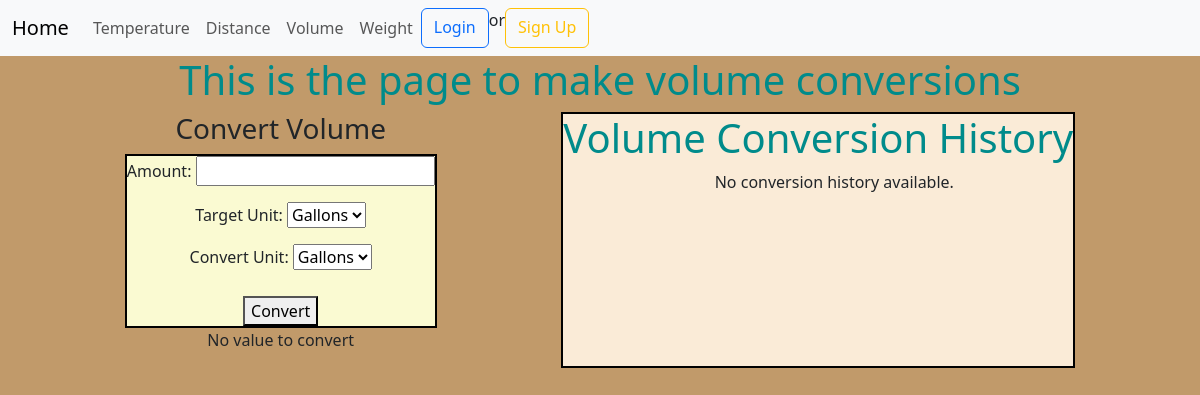
Before: /volume/ with the older database file.
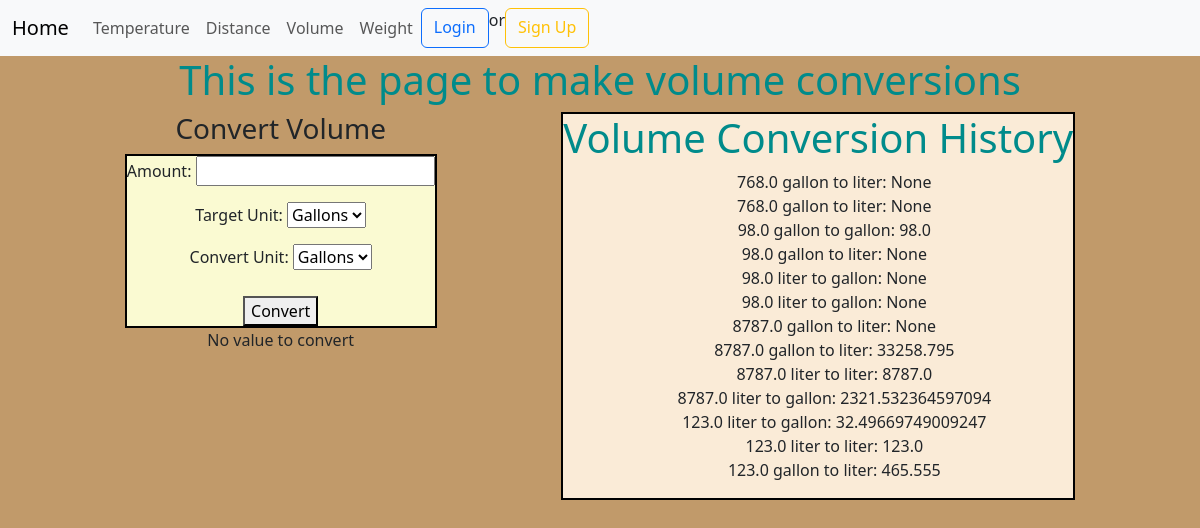
After: the same page with the newer database file.
### pages/models.py (models this page shows, shortened)
class ConversionHistory(models.Model):
    category = models.CharField(max_length=50)
    targetUnit = models.CharField(max_length=50)
    convertUnit = models.CharField(max_length=50)
    amount = models.FloatField()
    result = models.FloatField(null=True, blank=True)
    created_at = models.DateTimeField(null=True, auto_now_add=True)

### pages/views.py (the view)
# urls.py: path('volume/', views.volume_view, name="volume"),
def volume_view(request):
    form = VolumeConversionForm()
    converted_value = None
    category = "volume"
    if request.method == 'POST':
        form = VolumeConversionForm(request.POST)
        if form.is_valid():
            print("form is valid") #check if code works
            amount = form.cleaned_data['amount']
            targetUnit = form.cleaned_data['targetUnit']
            convertUnit = form.cleaned_data['convertUnit']
            print(f"Amount: {amount}, Target Unit: {targetUnit}, Convert Unit: {convertUnit}, Category: {category}")
            converted_value = perform_volume_conversion(amount, targetUnit, convertUnit)
            conversion_record = ConversionHistory(
                amount = amount,
                targetUnit = targetUnit,
                convertUnit = convertUnit,
                category = category,
                result = converted_value
            )
            conversion_record.save()
    else:
        print(form.errors) # log error
        form = VolumeConversionForm()
    form.fields['category'].initial = category
    history = ConversionHistory.objects.filter(category='volume') #get conversion history
    return render(request, 'pages/volume.html', {'form': form, 'history': history, 'converted_value':converted_value})

### pages/forms.py
class VolumeConversionForm(forms.Form):
    model = ConversionHistory
    amount = forms.FloatField(label='Amount', min_value=0)
    targetUnit = forms.ChoiceField(
        label='Target Unit',
        choices=[
            ('gallon', 'Gallons'),
            ('liter', 'Liters'),
        ])
    convertUnit = forms.ChoiceField(
        label='Convert Unit',
        choices=[
            ('gallon', 'Gallons'),
            ('liter', 'Liters'),
        ])
    category = forms.CharField(widget=forms.HiddenInput())
    fields = ['targetUnit','amount','convertUnit','category','result']

### templates/pages/volume.html (shortened to what this page needs)
{% extends 'base.html' %}
{% load static %}
{% block css %}
    <link rel="stylesheet" href="{% static 'css/base.css' %}">
{% endblock css %}
{% block content %}
<h1>This is the page to make volume conversions</h1>
<section class="app-container">
<div class="conversion-form">
<h3>Convert Volume</h3>
<fieldset style="background-color: lightgoldenrodyellow;">
<form method="POST" action="{% url 'volume' %}">
{{ form.as_p }}
<button type="submit">Convert</button><label>
</form>
</fieldset>
{% if converted_value is not None %}
<h2>Conversion Result:</h2>
<p>The converted value is: <strong>{{ converted_value }}</strong></p>
{% else %}
<p>No value to convert</p>
{% endif %}
</div>
<div id="history">
<h1>Volume Conversion History</h1>
<ul>
    {% for conversion in history %}
    <li>{{ conversion.amount }} {{ conversion.targetUnit }} to {{ conversion.convertUnit }}: {{ conversion.result }}</li>
    {% empty %}
    <li>No conversion history available.</li>
    {% endfor %}
</ul>
</div>
</section>
{% endblock content %}

Changed rows visible on the page:
added ConversionHistory: amount "768.0", targetUnit "gallon", convertUnit "liter", result "None"
added ConversionHistory: amount "768.0", targetUnit "gallon", convertUnit "liter", result "None"
added ConversionHistory: amount "98.0", targetUnit "gallon", convertUnit "gallon", result "98.0"
added ConversionHistory: amount "98.0", targetUnit "gallon", convertUnit "liter", result "None"
added ConversionHistory: amount "98.0", targetUnit "liter", convertUnit "gallon", result "None"
added ConversionHistory: amount "98.0", targetUnit "liter", convertUnit "gallon", result "None"
added ConversionHistory: amount "8787.0", targetUnit "gallon", convertUnit "liter", result "None"
added ConversionHistory: amount "8787.0", targetUnit "gallon", convertUnit "liter", result "33258.795"
added ConversionHistory: amount "8787.0", targetUnit "liter", convertUnit "liter", result "8787.0"
added ConversionHistory: amount "8787.0", targetUnit "liter", convertUnit "gallon", result "2321.532364597094"
added ConversionHistory: amount "123.0", targetUnit "liter", convertUnit "gallon", result "32.49669749009247"
added ConversionHistory: amount "123.0", targetUnit "liter", convertUnit "liter", result "123.0"
added ConversionHistory: amount "123.0", targetUnit "gallon", convertUnit "liter", result "465.555"
Other visible differences:
text no longer shown: "No conversion history available."
